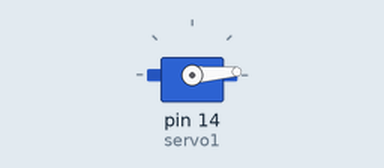
Simulated run of this sketch. Board: Arduino Uno, built with avr-gcc and run on an emulated ATmega328P. Parts: servo.

Above: at 0.05 s.
At 1.3 s:
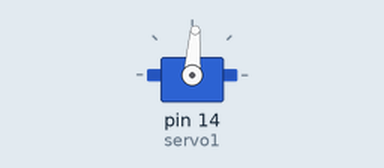
At 2.6 s:
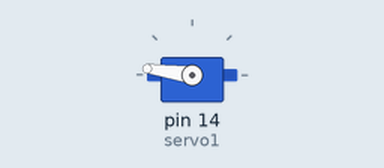
At 5.2 s:
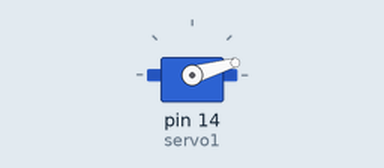
Timing chart, 0 to 7.1 s (numbered marks = the images above):
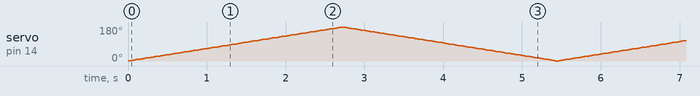

The sketch:

light_clock.ino
```cpp
#include <Servo.h>

#include <IRremote.h>
/**
 * Simple timer alarm that turns servo to turn on light
 * basic functionality requires a screen (try sev seg?), remote, servo motor
 */

enum remote_cmd {
  none,
  number,     //entering number value
  enter,      //submitting value (new timer number etc.)
  cancel      //cancel current buffered value or press twice for removing timer?
};

const int RECV_PIN = 7;
IRrecv irrecv(RECV_PIN);
decode_results results;

Servo servo1;

static remote_cmd state = none;
static int angle = 0;
int change;

void setup() {
  // put your setup code here, to run once:
  Serial.begin(9600);
  irrecv.enableIRIn();
  irrecv.blink13(true);
  //setup remote control
  pinMode(1, OUTPUT);
  servo1.attach(14);
}

void loop() {
  // put your main code here, to run repeatedly:
  //while time is > 0, cycle through timer and count down, checking for remote input
  if (irrecv.decode(&results)){
    Serial.println(results.value, HEX);
    switch (results.decode_type){

    }
    irrecv.resume();
  }

  if (angle >= 180){
    change = -1;
  }else if (angle <= 0){
    change = 1;
  }
  servo1.write(angle += change);
  delay(15);
}
```
